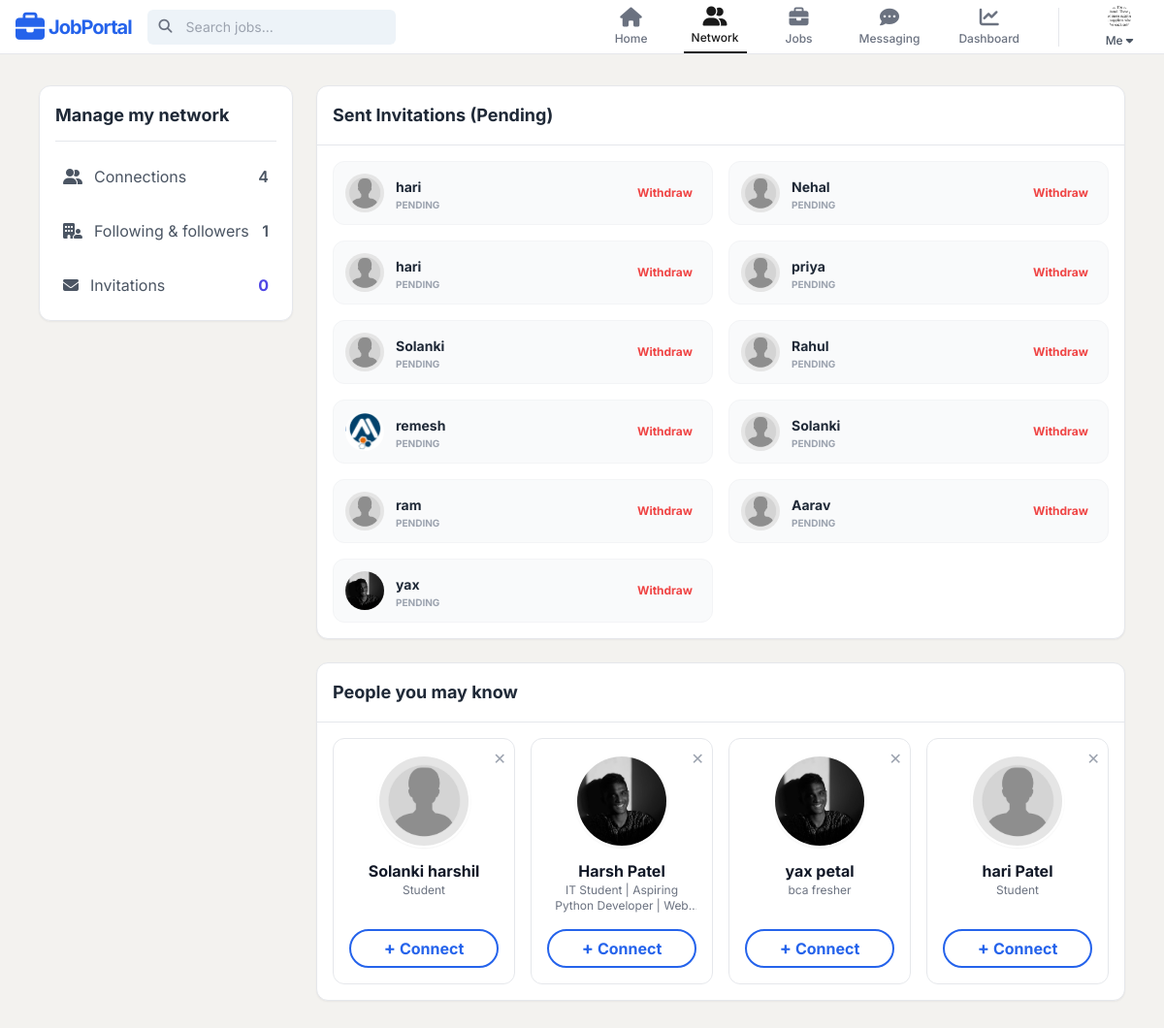
/network/ (signed in), run on the app's committed database.
### jobportal/models.py (models this page shows, shortened)
class UserProfile(models.Model):
    user = models.OneToOneField(User, on_delete=models.CASCADE, related_name='userprofile')
    headline = models.CharField(max_length=255, blank=True, null=True)
    bio = models.TextField(blank=True, null=True)
    location = models.CharField(max_length=100, blank=True, null=True)
    phone_number = models.CharField(max_length=20, blank=True, null=True)
    profile_picture = models.ImageField(upload_to='profile_pics/', blank=True, null=True)
    cover_image = models.ImageField(upload_to='cover_images/', blank=True, null=True)
    resume = models.FileField(upload_to='resumes/', blank=True, null=True)
    portfolio_url = models.URLField(blank=True, null=True)
    skills = models.TextField(blank=True, null=True, help_text="Comma-separated skills")
    connections = models.ManyToManyField("self", blank=True)
    profile_visibility = models.BooleanField(default=True)
    email_visibility = models.BooleanField(default=False)
    activity_status = models.BooleanField(default=True)
    data_sharing = models.BooleanField(default=False)
    personalized_ads = models.BooleanField(default=True)
    notify_jobs = models.BooleanField(default=True)
    notify_network = models.BooleanField(default=True)
    search_appearances_count = models.PositiveIntegerField(default=0)

class ConnectionRequest(models.Model):
    STATUS_CHOICES = (
        ('pending', 'Pending'),
        ('accepted', 'Accepted'),
        ('ignored', 'Ignored'),
    )
    sender = models.ForeignKey(User, related_name='sent_requests', on_delete=models.CASCADE)
    receiver = models.ForeignKey(User, related_name='received_requests', on_delete=models.CASCADE)
    note = models.TextField(blank=True, null=True)
    status = models.CharField(max_length=10, choices=STATUS_CHOICES, default='pending')
    created_at = models.DateTimeField(auto_now_add=True)
    timestamp = models.DateTimeField(auto_now_add=True)
    class Meta:
        unique_together = ('sender', 'receiver')

### jobportal/views.py (the view)
# urls.py: path('network/', views.network_page, name='network'),
@login_required
def network_page(request):
    user = request.user
    connections_count = ConnectionRequest.objects.filter(
        (Q(sender=user) | Q(receiver=user)) & Q(status='accepted')
    ).count()
    received_requests = ConnectionRequest.objects.filter(
        receiver=user,
        status='pending'
    )
    invitations_count = received_requests.count()
    following_count = user.following_companies.count()
    sent_requests = ConnectionRequest.objects.filter(
        sender=user,
        status='pending'
    )
    suggestions = User.objects.exclude(id=user.id).order_by('?')[:4]
    context = {
        'connections_count': connections_count,
        'invitations_count': invitations_count,
        'following_count': following_count,
        'received_requests': received_requests,
        'sent_requests': sent_requests,
        'suggestions': suggestions,
    }
    return render(request, 'jobportal/network.html', context)

### jobportal/templates/jobportal/network.html (shortened to what this page needs)
{% extends 'jobportal/base.html' %}
{% load static %}
{% load i18n %}  {% block content %}
<link rel="stylesheet" href="https://cdnjs.cloudflare.com/ajax/libs/font-awesome/6.4.0/css/all.min.css">
<script src="https://cdn.tailwindcss.com"></script>
<div class="network-page-wrapper bg-[#f3f2ef] min-h-screen font-['Inter']">
    <div class="max-w-6xl mx-auto px-4 py-8 grid grid-cols-1 md:grid-cols-12 gap-6">
        <aside class="md:col-span-3">
            <div class="bg-white rounded-xl shadow-sm border border-gray-200 p-4 sticky top-4">
                <h3 class="font-bold text-gray-800 border-b pb-3 mb-4 text-lg">{% trans "Manage my network" %}</h3>
                <ul class="space-y-4">
                    <li>
                        <a href="{% url 'connections_list' %}" class="flex justify-between text-gray-600 hover:bg-gray-50 p-2 rounded-lg cursor-pointer transition">
                            <span class="flex items-center gap-3"><i class="fa-solid fa-user-group"></i> {% trans "Connections" %}</span>
                            <span class="font-semibold">{{ connections_count|default:"0" }}</span>
                        </a>
                    </li>
                    <li>
                        <a href="{% url 'following_list' %}" class="flex justify-between text-gray-600 hover:bg-gray-50 p-2 rounded-lg cursor-pointer transition">
                            <span class="flex items-center gap-3">
                                <i class="fa-solid fa-building-user"></i> {% trans "Following & followers" %}
                            </span>
                            <span class="font-semibold">{{ following_count|default:"0" }}</span>
                        </a>
                    </li>
                    <li class="flex justify-between text-gray-600 hover:bg-gray-50 p-2 rounded-lg cursor-pointer transition">
                        <span class="flex items-center gap-3"><i class="fa-solid fa-envelope"></i> {% trans "Invitations" %}</span>
                        <span class="font-bold text-indigo-600">{{ invitations_count|default:"0" }}</span>
                    </li>
                </ul>
            </div>
        </aside>
        <main class="md:col-span-9 space-y-6">
            {% if sent_requests %}
            <div class="bg-white rounded-xl shadow-sm border border-gray-200">
                <div class="p-4 border-b">
                    <h2 class="font-bold text-gray-800 text-lg">{% trans "Sent Invitations (Pending)" %}</h2>
                </div>
                <div class="p-4 grid grid-cols-1 sm:grid-cols-2 gap-4">
                    {% for request in sent_requests %}
                    <div class="flex items-center justify-between p-3 bg-gray-50 rounded-xl border border-gray-100">
                        <div class="flex items-center gap-3">
                            <a href="{% url 'user_profile' request.receiver.id %}">
                                {% if request.receiver.userprofile.profile_picture %}
                                    <img src="{{ request.receiver.userprofile.profile_picture.url }}" class="w-10 h-10 rounded-full object-cover hover:opacity-80">
                                {% else %}
                                    <img src="{% static 'images/avatar_placeholder.png' %}" class="w-10 h-10 rounded-full object-cover hover:opacity-80">
                                {% endif %}
                            </a>
                            <div>
                                <a href="{% url 'user_profile' request.receiver.id %}" class="font-bold text-gray-800 text-sm hover:underline">
                                    {{ request.receiver.first_name }}
                                </a>
                                <p class="text-[10px] text-gray-400 font-bold uppercase">{% trans "Pending" %}</p>
                            </div>
                        </div>
                        <a href="{% url 'withdraw_request' request.id %}" class="text-xs font-bold text-red-500 hover:bg-red-50 px-2 py-1 rounded">{% trans "Withdraw" %}</a>
                    </div>
                    {% endfor %}
                </div>
            </div>
            {% endif %}
            <div class="bg-white rounded-xl shadow-sm border border-gray-200">
                <div class="p-4 border-b">
                    <h2 class="font-bold text-gray-800 text-lg">{% trans "People you may know" %}</h2>
                </div>
                <div class="p-4 grid grid-cols-1 sm:grid-cols-2 lg:grid-cols-4 gap-4">
                    {% for suggestion in suggestions %}
                    <div class="border border-gray-200 rounded-xl overflow-hidden flex flex-col items-center p-4 text-center hover:shadow-lg transition relative h-full">
                        <button class="absolute top-2 right-2 text-gray-400 hover:text-gray-600">✕</button>
                        <a href="{% url 'user_profile' suggestion.id %}" class="block mb-3">
                            <div class="w-24 h-24 rounded-full overflow-hidden border-2 border-white shadow-sm mx-auto">
                                {% if suggestion.userprofile.profile_picture %}
                                    <img src="{{ suggestion.userprofile.profile_picture.url }}" class="w-full h-full object-cover hover:scale-105 transition duration-300">
                                {% else %}
                                    <img src="{% static 'images/avatar_placeholder.png' %}" class="w-full h-full object-cover hover:scale-105 transition duration-300">
                                {% endif %}
                            </div>
                        </a>
                        <h4 class="font-bold text-gray-900 truncate w-full">
                            <a href="{% url 'user_profile' suggestion.id %}" class="hover:underline">
                                {{ suggestion.first_name }} {{ suggestion.last_name }}
                            </a>
                        </h4>
                        <p class="text-xs text-gray-500 h-8 line-clamp-2 mb-4">{{ suggestion.userprofile.headline|default:"Student" }}</p>
                        <button type="button"
                                onclick="openConnectModal('{{ suggestion.id }}', '{{ suggestion.first_name|escapejs }} {{ suggestion.last_name|escapejs }}')"
                                class="mt-auto w-full border-2 border-blue-600 text-blue-600 py-1 rounded-full font-bold hover:bg-blue-600 hover:text-white transition flex items-center justify-center gap-1">
                            <span class="text-lg">+</span> {% trans "Connect" %}
                        </button>
                    </div>
                    {% endfor %}
                </div>
            </div>
        </main>
    </div>
</div>
{% endblock %}python manage.py compilemessages

### jobportal/templates/jobportal/base.html (shortened to what this page needs)
{% load static %}
<!DOCTYPE html>
<html lang="en">
<head>
    <script src="https://cdn.tailwindcss.com"></script>
    <link rel="stylesheet" href="https://cdnjs.cloudflare.com/ajax/libs/font-awesome/6.4.0/css/all.min.css">
</head>
<body class="flex flex-col min-h-screen">
    {% if is_company_profile %}
        <nav class="bg-white border-b border-gray-200 sticky top-0 z-50 h-14">
            <div class="max-w-7xl mx-auto px-4 h-full flex items-center justify-between">
                <a href="{% url 'home' %}" class="flex items-center gap-1 text-blue-600">
                    <i class="fa-solid fa-briefcase text-3xl"></i>
                    <span class="text-xl font-bold tracking-tighter hidden sm:block">JobPortal</span>
                </a>
                <div class="flex h-full items-center gap-6">
                    <a href="{% url 'home' %}" class="flex flex-col items-center justify-center h-full min-w-[60px] text-gray-500 hover:text-black">
                        <i class="fa-solid fa-house text-xl mb-1"></i>
                        <span class="text-xs font-medium">Home</span>
                    </a>
                </div>
            </div>
        </nav>
    {% else %}
        <nav class="bg-white border-b border-gray-200 sticky top-0 z-50 h-14">
            <div class="max-w-7xl mx-auto px-4 h-full flex items-center justify-between">
                <div class="flex items-center gap-4">
                    <a href="{% url 'home' %}" class="flex items-center gap-1 text-blue-600 hover:text-blue-700">
                        <i class="fa-solid fa-briefcase text-3xl"></i>
                        <span class="text-xl font-bold tracking-tighter hidden sm:block">JobPortal</span>
                    </a>
                    <div class="hidden md:block relative">
                        <i class="fa-solid fa-magnifying-glass absolute left-3 top-2.5 text-gray-500 text-sm"></i>
                        <form action="{% url 'find_jobs' %}" method="GET">
                            <input type="text" name="q" placeholder="Search jobs..." class="bg-[#edf3f8] pl-10 pr-4 py-2 w-64 rounded-md text-sm outline-none focus:ring-2 focus:ring-black transition">
                        </form>
                    </div>
                </div>
                <div class="flex h-full items-center gap-1 sm:gap-2 lg:gap-6">
                    <ul class="flex h-full items-center space-x-1 sm:space-x-4 lg:space-x-6">
                        <li class="h-full flex items-center">
                            <a href="{% url 'home' %}" class="flex flex-col items-center justify-center px-2 text-gray-500 hover:text-black transition h-full min-w-[60px] ">
                                <i class="fa-solid fa-house text-xl mb-1"></i>
                                <span class="text-[10px] lg:text-xs font-medium hidden md:block">Home</span>
                            </a>
                        </li>
                        <li class="h-full flex items-center">
                            <a href="{% url 'network' %}" class="flex flex-col items-center justify-center px-2 text-gray-500 hover:text-black transition h-full min-w-[60px] {% if request.resolver_match.url_name == 'network' %}nav-item-active{% endif %}">
                                <i class="fa-solid fa-user-group text-xl mb-1"></i>
                                <span class="text-[10px] lg:text-xs font-medium hidden md:block">Network</span>
                            </a>
                        </li>
                        <li class="h-full flex items-center">
                            <a href="{% url 'find_jobs' %}" class="flex flex-col items-center justify-center px-2 text-gray-500 hover:text-black transition h-full min-w-[60px] ">
                                <i class="fa-solid fa-briefcase text-xl mb-1"></i>
                                <span class="text-[10px] lg:text-xs font-medium hidden md:block">Jobs</span>
                            </a>
                        </li>
                        <li class="h-full flex items-center">
                            <a href="{% url 'messaging' %}" class="flex flex-col items-center justify-center px-2 text-gray-500 hover:text-black transition h-full min-w-[60px] ">
                                <i class="fa-solid fa-comment-dots text-xl mb-1"></i>
                                <span class="text-[10px] lg:text-xs font-medium hidden md:block">Messaging</span>
                            </a>
                        </li>
                        <li class="h-full flex items-center">
                            <a href="{% url 'dashboard' %}" class="flex flex-col items-center justify-center px-2 text-gray-500 hover:text-black transition h-full min-w-[60px] ">
                                <i class="fa-solid fa-chart-line text-xl mb-1"></i>
                                <span class="text-[10px] lg:text-xs font-medium hidden md:block">Dashboard</span>
                            </a>
                        </li>
                    </ul>
                    {% if user.is_authenticated %}
                        <div class="relative h-full flex items-center">
                            <button onclick="toggleUserMenu(event)" class="flex flex-col items-center justify-center min-w-[60px] focus:outline-none cursor-pointer">
                                {% if user.userprofile.profile_picture %}
                                    <img src="{{ user.userprofile.profile_picture.url }}" class="w-6 h-6 rounded-full object-cover">
                                {% else %}
                                    <img src="{% static 'images/avatar_placeholder.png' %}" class="w-6 h-6 rounded-full object-cover">
                                {% endif %}
                                <span class="text-[10px] lg:text-xs font-medium hidden md:block mt-1 text-gray-600">Me <i class="fa-solid fa-caret-down"></i></span>
                            </button>
                        </div>
                    {% endif %}
                </div>
            </div>
        </nav>
    {% endif %}
    <main class="flex-grow">
        {% block content %}{% endblock %}
    </main>
</body>
</html>

### jobportal/templates/jobportal/base.html (style rules this page uses)
body { font-family: 'Inter', sans-serif; background-color: #f3f2ef; }
.nav-item-active { border-bottom: 2px solid #191919; color: #191919 !important; }
.nav-item-active i { color: #191919 !important; }

### data on the page
ConnectionRequest: receiver.first_name "hari"
ConnectionRequest: receiver.first_name "Nehal"
ConnectionRequest: receiver.first_name "hari"
ConnectionRequest: receiver.first_name "priya"
ConnectionRequest: receiver.first_name "Solanki"
ConnectionRequest: receiver.first_name "Rahul"
ConnectionRequest: receiver.userprofile.profile_picture (picture), receiver.first_name "remesh"
ConnectionRequest: receiver.first_name "Solanki"
ConnectionRequest: receiver.first_name "ram"
ConnectionRequest: receiver.first_name "Aarav"
ConnectionRequest: receiver.userprofile.profile_picture (picture), receiver.first_name "yax"

### other printed values
{{ connections_count|default:"0" }} "4"
{{ following_count|default:"0" }} "1"
{{ invitations_count|default:"0" }} "0"
{{ suggestion.first_name }} "Solanki"
{{ suggestion.last_name }} "harshil"
{{ suggestion.userprofile.headline|default:"Student" }} "Student"
{{ suggestion.first_name }} "Harsh"
{{ suggestion.last_name }} "Patel"
{{ suggestion.userprofile.headline|default:"Student" }} "IT Student | Aspiring Python Developer |…"
{{ suggestion.first_name }} "yax"
{{ suggestion.last_name }} "petal"
{{ suggestion.userprofile.headline|default:"Student" }} "bca fresher"
{{ suggestion.first_name }} "hari"
